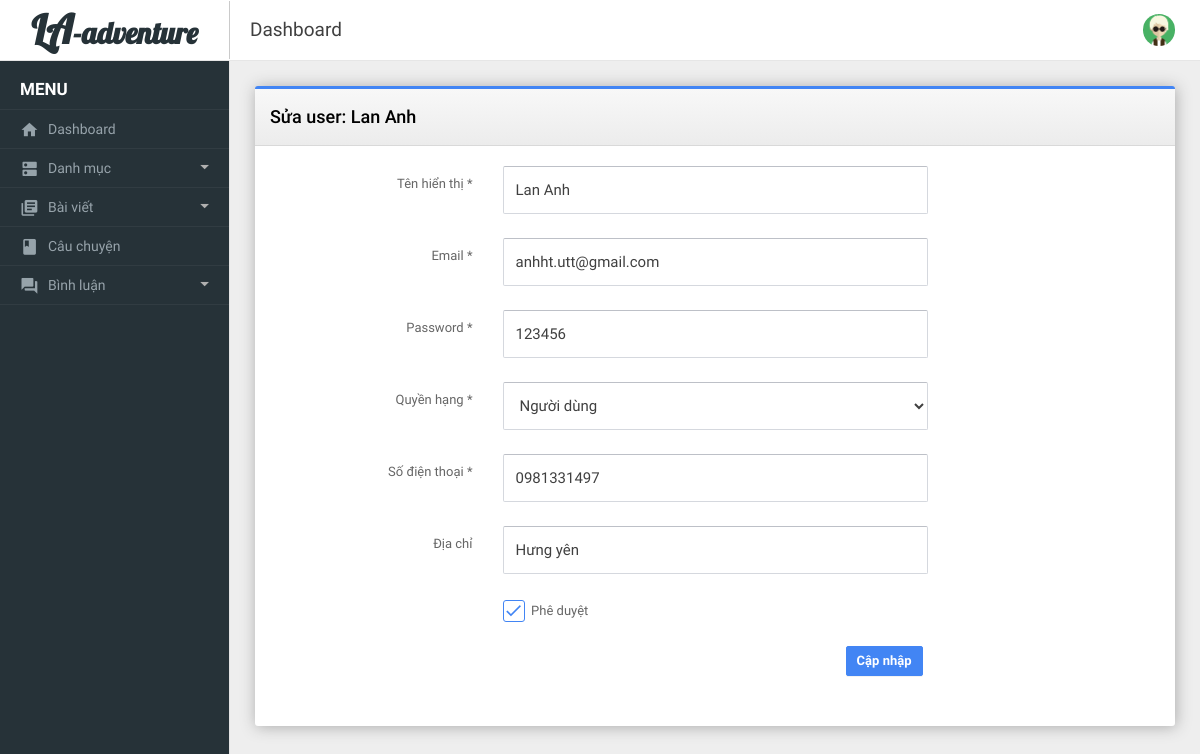
Screenshot of /admin/suauser.php?id=1 (signed in) with the database file from the repository.
### tables this page shows
CREATE TABLE `user` (
  `id` int(11) NOT NULL,
  `name` varchar(100) NOT NULL,
  `email` varchar(150) NOT NULL,
  `password` varchar(100) NOT NULL,
  `role` tinyint(4) NOT NULL,
  `phone` varchar(11) NOT NULL,
  `address` varchar(150) NOT NULL,
  `active` int(11) DEFAULT NULL
);

### admin/suauser.php (the view, shortened to what this page needs)
<?php include('../includes/mysqli_connect.php');?>
<?php include('../includes/functions.php');?>
<?php include('includes/header.php');?>
<?php include('includes/top-header.php');?>
<?php include('includes/left-sidebar.php');?>
<?php
  if(isset($_GET['id']) && filter_var($_GET['id'], FILTER_VALIDATE_INT, array('min_range' =>1))){
    $id = $_GET['id'];
  } else {
    redirect_to('admin/tintuc.php');
  }
 ?>
<div class="be-content">
  <?php
    $query = "SELECT * FROM user WHERE id = {$id}";
    if($stmt = $dbc->query($query)){
      if($stmt->num_rows == 1) {
        $users = $stmt->fetch_array(MYSQLI_ASSOC);
      } else {
        $messages = "<div class='alert alert-danger alert-icon alert-dismissible' role='alert'><div class='icon'><span class='mdi mdi-close-circle-o'></span></div><div class='message'>User không tồn tại</div></div>";
      }
    }
   ?>
    <div class="main-content container-fluid">
      <div class="row">
        <div class="col-md-12">
          <div class="card card-border-color card-border-color-primary">
            <div class="card-header card-header-divider">Sửa user: <?php if(isset($users['name'])) echo $users['name']; ?></div>
            <div class="card-body">
              <form enctype="multipart/form-data" action="" method="post">
                <div class="form-group row">
                  <label class="col-12 col-sm-3 col-form-label text-sm-right">Tên hiển thị *</label>
                  <div class="col-12 col-sm-8 col-lg-6">
                    <input name="name" tabindex="1" class="form-control" type="text" value="<?php if(isset($users['name'])) echo strip_tags($users['name']); ?>">
                  </div>
                </div>
                <div class="form-group row">
                  <label class="col-12 col-sm-3 col-form-label text-sm-right">Email *</label>
                  <div class="col-12 col-sm-8 col-lg-6">
                    <input name="email" tabindex="1" class="form-control" type="email" value="<?php if(isset($users['email'])) echo strip_tags($users['email']); ?>">
                  </div>
                </div>
                <div class="form-group row">
                  <label class="col-12 col-sm-3 col-form-label text-sm-right">Password *</label>
                  <div class="col-12 col-sm-8 col-lg-6">
                    <input name="password" tabindex="1" class="form-control" type="text" value="<?php if(isset($users['password'])) echo strip_tags($users['password']); ?>">
                  </div>
                </div>
                <div class="form-group row">
                  <label class="col-12 col-sm-3 col-form-label text-sm-right">Quyền hạng *</label>
                  <div class="col-12 col-sm-8 col-lg-6">
                    <select class="form-control" name="role">
                      <option value="0">Người dùng</option>
                    </select>
                  </div>
                </div>
                <div class="form-group row">
                  <label class="col-12 col-sm-3 col-form-label text-sm-right">Số điện thoại *</label>
                  <div class="col-12 col-sm-8 col-lg-6">
                    <input name="phone" tabindex="1" class="form-control" type="text" value="<?php if(isset($users['phone'])) echo strip_tags($users['phone']); ?>">
                  </div>
                </div>
                <div class="form-group row">
                  <label class="col-12 col-sm-3 col-form-label text-sm-right">Địa chỉ</label>
                  <div class="col-12 col-sm-8 col-lg-6">
                    <input name="address" tabindex="1" class="form-control" type="text" value="<?php if(isset($users['address'])) echo strip_tags($users['address']); ?>">
                  </div>
                </div>
                <div class="form-group row">
                  <div class="col-12 col-sm-8 col-lg-6 offset-sm-3">
                      <div class="be-checkbox custom-control custom-checkbox">
                          <label class="custom-control-label" for="check1">Phê duyệt</label>
                      </div>
                  </div>
                </div>
                <div class="form-group row text-right">
                  <div class="col col-sm-10 col-lg-9 offset-sm-1 offset-lg-0">
                    <button class="btn btn-space btn-primary" tabindex="3" type="submit">Cập nhập</button>
                  </div>
                </div>
              </form>
            </div>
          </div>
        </div>
      </div>
    </div>
</div>
<?php include('includes/footer.php');?>

### rows the page displays
user: name "Lan Anh", email "anhht.utt@gmail.com", password "123456", phone "0981331497", address "Hưng yên"
